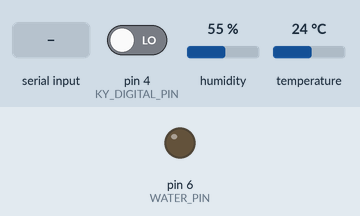
Recording of a sketch running on a simulated Arduino Uno, built with avr-gcc and run on an emulated ATmega328P. On the bench: output pins drawn as LEDs (lit = HIGH). Inputs (shaded band) come from the test bench; at power-on: pin 4 (KY_DIGITAL_PIN) LOW, humidity 55 %, temperature 24 °C. What the sketch prints to the serial monitor is not drawn.

Above: at 1.2 s.
1.3 s: "G" received over Serial
Timing chart, 0 to 4.3 s (numbered marks = the images above; inputs shaded):
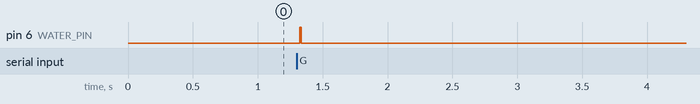

Measured:
- after the input at 1.3 s, pin 6 (WATER_PIN): LOW → HIGH at once, → LOW 0.01 s later

The sketch:

firmware.ino
```cpp
#include "DHT.h"
#define DHT_PIN 2
#define WATER_PIN 6
#define KY_DIGITAL_PIN  4
#define KY_ANALOG_PIN  A0
#define SIGNAL_WATER_PIN A5
#define DHT_TYPE DHT11

DHT dht(DHT_PIN, DHT_TYPE);

void setup() {
  Serial.begin(9600);
  pinMode(DHT_PIN, OUTPUT);
  pinMode(WATER_PIN, OUTPUT);
  pinMode(KY_DIGITAL_PIN, INPUT);
  digitalWrite(WATER_PIN, LOW);
  dht.begin();
}

void loop() {
  if (Serial.available() > 0) {
    char command = Serial.read();
    if (command == 'G' || command == 'g') {
      sendData();
    }
  }
}

void sendData() {
  // dht pin
  int h = dht.readHumidity();
  int t = dht.readTemperature();

  if (isnan(h) || isnan(t)) {
    Serial.println("Error");
    return;
  }
  Serial.print(h);
  Serial.print("h");
  Serial.print(t);
  Serial.print("t");

  // water pin
  digitalWrite(WATER_PIN, HIGH);
  delay(10);
  int w = analogRead(SIGNAL_WATER_PIN);
  digitalWrite(WATER_PIN, LOW);
  Serial.print(w);
  Serial.print("w");

  // ky 038 pin
  Serial.print(digitalRead(KY_DIGITAL_PIN));
  Serial.print("kd");
  Serial.print(analogRead(KY_ANALOG_PIN));
  Serial.print("ka");
  Serial.println();
}
```
